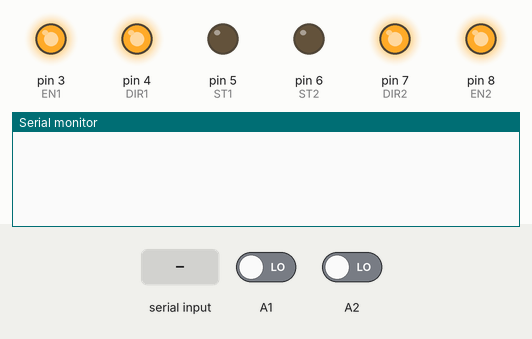
Bench run of a sketch on a simulated Arduino Uno, built with avr-gcc and run on an emulated ATmega328P. Shown: output pins drawn as LEDs (lit = HIGH), the last lines printed to the serial monitor. The test bench sets the inputs (shaded band); at power-on: A1 LOW, A2 LOW.

Above: at 1.2 s.
1.3 s: "AZ\n" received over Serial
At 1.6 s:
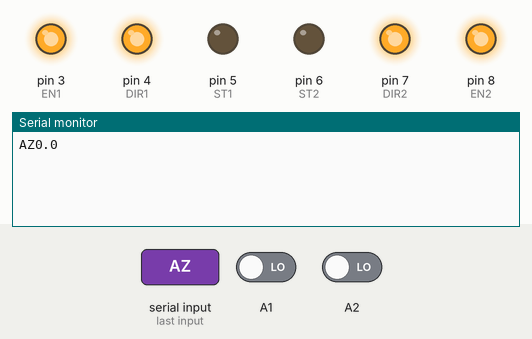
2.8 s: "EL\n" received over Serial
At 4.0 s:
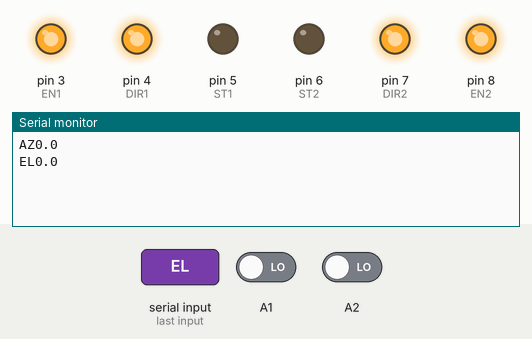

Measured:
- after the input at 1.3 s, the serial monitor: prints a new line at once (image 1)
- after the input at 2.8 s, the serial monitor: prints a new line at once (image 2)

The sketch:

main.ino
```cpp
#include "easycomm.h"

class EasyCommProxy : public Stream {
private:
    Stream* _realSerial;
    float* _az;
    float* _el;
    String outBuffer;
    String rxLine;

public:
    EasyCommProxy(Stream* realSerial, float* az, float* el)
        : _realSerial(realSerial), _az(az), _el(el), outBuffer(""), rxLine("") {}

    int available() override {
        if (outBuffer.length() > 0) return outBuffer.length();

        while (_realSerial->available() > 0) {
            char c = _realSerial->read();
            rxLine += c;

            if (c == '\n') {
                String cleanLine = rxLine;
                cleanLine.trim();

                if (cleanLine == "AZ") {
                    _realSerial->print("AZ");
                    _realSerial->print(*_az, 1);
                    _realSerial->print("\n");
                    rxLine = "";
                }
                else if (cleanLine == "EL") {
                    _realSerial->print("EL");
                    _realSerial->print(*_el, 1);
                    _realSerial->print("\n");
                    rxLine = "";
                }
                else {
                    outBuffer += rxLine;
                    rxLine = "";
                    return outBuffer.length();
                }
            }
        }
        return outBuffer.length();
    }

    int read() override {
        if (outBuffer.length() > 0) {
            char c = outBuffer.charAt(0);
            outBuffer.remove(0, 1);
            return c;
        }
        return -1;
    }

    int peek() override {
        if (outBuffer.length() > 0) return outBuffer.charAt(0);
        return -1;
    }

    void flush() override { _realSerial->flush(); }
    size_t write(uint8_t b) override { return _realSerial->write(b); }
};

#define EN1   3
#define DIR1  4
#define ST1   5
#define ENC1_PWM A2

#define EN2   8
#define DIR2  7
#define ST2   6
#define ENC2_PWM A1

float currentAz = 0, currentEl = 0;
float targetAz = 0,  targetEl = 0;

unsigned long lastSensorCheck = 0;
bool toggleAxis = false;

EasyCommProxy myProxy(&Serial, &currentAz, &currentEl);
easycomm *easycom;

float readAngle(int pin, float lastAngle) {
    unsigned long highT = pulseIn(pin, HIGH, 10000);
    unsigned long lowT  = pulseIn(pin, LOW, 10000);
    if (highT == 0 || lowT == 0) return lastAngle;
    return ((float)highT / (highT + lowT)) * 360.0;
}

void setup()
{
    pinMode(EN1, OUTPUT); pinMode(DIR1, OUTPUT); pinMode(ST1, OUTPUT);
    pinMode(EN2, OUTPUT); pinMode(DIR2, OUTPUT); pinMode(ST2, OUTPUT);

    digitalWrite(EN1, HIGH);  digitalWrite(EN2, HIGH);
    digitalWrite(DIR1, HIGH); digitalWrite(DIR2, HIGH);
    digitalWrite(ST1, LOW);   digitalWrite(ST2, LOW);

    Serial.begin(9600);
    Serial.setTimeout(50);

    easycom = new easycomm(&myProxy);

    currentAz = readAngle(ENC1_PWM, 0.0);
    currentEl = readAngle(ENC2_PWM, 0.0);
    targetAz = currentAz;
    targetEl = currentEl;
}

void loop()
{
    if (millis() - lastSensorCheck > 50) {
        lastSensorCheck = millis();
        if (toggleAxis) {
            currentAz = readAngle(ENC1_PWM, currentAz);
        } else {
            currentEl = readAngle(ENC2_PWM, currentEl);
        }
        toggleAxis = !toggleAxis;
    }

    easycom->parse(currentAz, currentEl);

    targetAz = easycom->ComAzim;
    targetEl = easycom->ComElev;

    float errorAz = targetAz - currentAz;
    if (errorAz > 180.0)  errorAz -= 360.0;
    if (errorAz < -180.0) errorAz += 360.0;

    float errorEl = targetEl - currentEl;
    if (errorEl > 180.0)  errorEl -= 360.0;
    if (errorEl < -180.0) errorEl += 360.0;

    bool needStepAz = (abs(errorAz) > 4.0);
    bool needStepEl = (abs(errorEl) > 4.0);

    if (needStepAz || needStepEl) {
        if (needStepAz) digitalWrite(ST1, HIGH);
        if (needStepEl) digitalWrite(ST2, HIGH);
        delayMicroseconds(800);
        if (needStepAz) digitalWrite(ST1, LOW);
        if (needStepEl) digitalWrite(ST2, LOW);
        delayMicroseconds(800);
    }
}
```

easycomm.cpp
```cpp
#include "easycomm.h"

void easycomm::parse(int TruAzim, int TruElev) {
  String ComputerRead = "";
  String Azimuth = "";
  String Elevation = "";

  while (this->serial_port->available()) {
    ComputerRead = this->serial_port->readString();
  }

  // looking for command <AZxxx.x>
  for (int i = 0; i <= ComputerRead.length(); i++) {
    if ((ComputerRead.charAt(i) == 'A') &&
        (ComputerRead.charAt(i + 1) == 'Z')) { // if read AZ
      for (int j = i + 2; j <= ComputerRead.length(); j++) {
        if (isDigit(ComputerRead.charAt(j))) { // if the character is number
          Azimuth = Azimuth + ComputerRead.charAt(j);
        } else {
          break;
        }
      }
    }
  }

  // looking for command <ELxxx.x>
  for (int i = 0; i <= ComputerRead.length(); i++) {
    if ((ComputerRead.charAt(i) == 'E') &&
        (ComputerRead.charAt(i + 1) == 'L')) { // if read EL
      if ((ComputerRead.charAt(i + 2)) == '-') {
        this->ComElev = 0; // if elevation negative
        break;
      }

      for (int j = i + 2; j <= ComputerRead.length(); j++) {
        if (isDigit(ComputerRead.charAt(j))) { // if the character is number
          Elevation = Elevation + ComputerRead.charAt(j);
        } else {
          break;
        }
      }
    }
  }

  // if <AZxx> received
  if (Azimuth != "") {
    this->ComAzim = Azimuth.toInt();
    this->ComAzim =
        this->ComAzim % 360; // keeping values between limits(for trackers with
                             // more than 360 deg. rotation)
  }

  // if <ELxx> received
  if (Elevation != "") {
    this->ComElev = Elevation.toInt();
    if (this->ComElev > 180) {
      this->ComElev = 0;
    }
    if (this->ComElev > 90) { // if received more than 90deg. (for trackers with
                              // 180deg. elevation)
      this->ComElev = 180 - this->ComElev; // keep below 90deg.
      this->ComAzim =
          (this->ComAzim + 180) % 360; // and rotate the antenna on the back
    }
  }

  // looking for <AZ EL> interogation for antenna position
  for (int i = 0; i <= ComputerRead.length(); i++) {
    if ((ComputerRead.charAt(i) == 'A') &&
        (ComputerRead.charAt(i + 1) == 'Z') &&
        (ComputerRead.charAt(i + 3) == 'E') &&
        (ComputerRead.charAt(i + 4) == 'L')) {
      this->serial_port->println("AZ" + String(TruAzim) + ".0 EL" +
                                 String(TruElev) + ".0");
    }
  }
}
```

easycomm.h
```cpp
#pragma ones

#include <Arduino.h>

class easycomm {

private:
  Stream *serial_port;

public:
  int ComAzim = 0;
  int ComElev = 0;

  easycomm(Stream *serial_port) { this->serial_port = serial_port; }

  void parse(int TruAzim, int TruElev);
};
```
